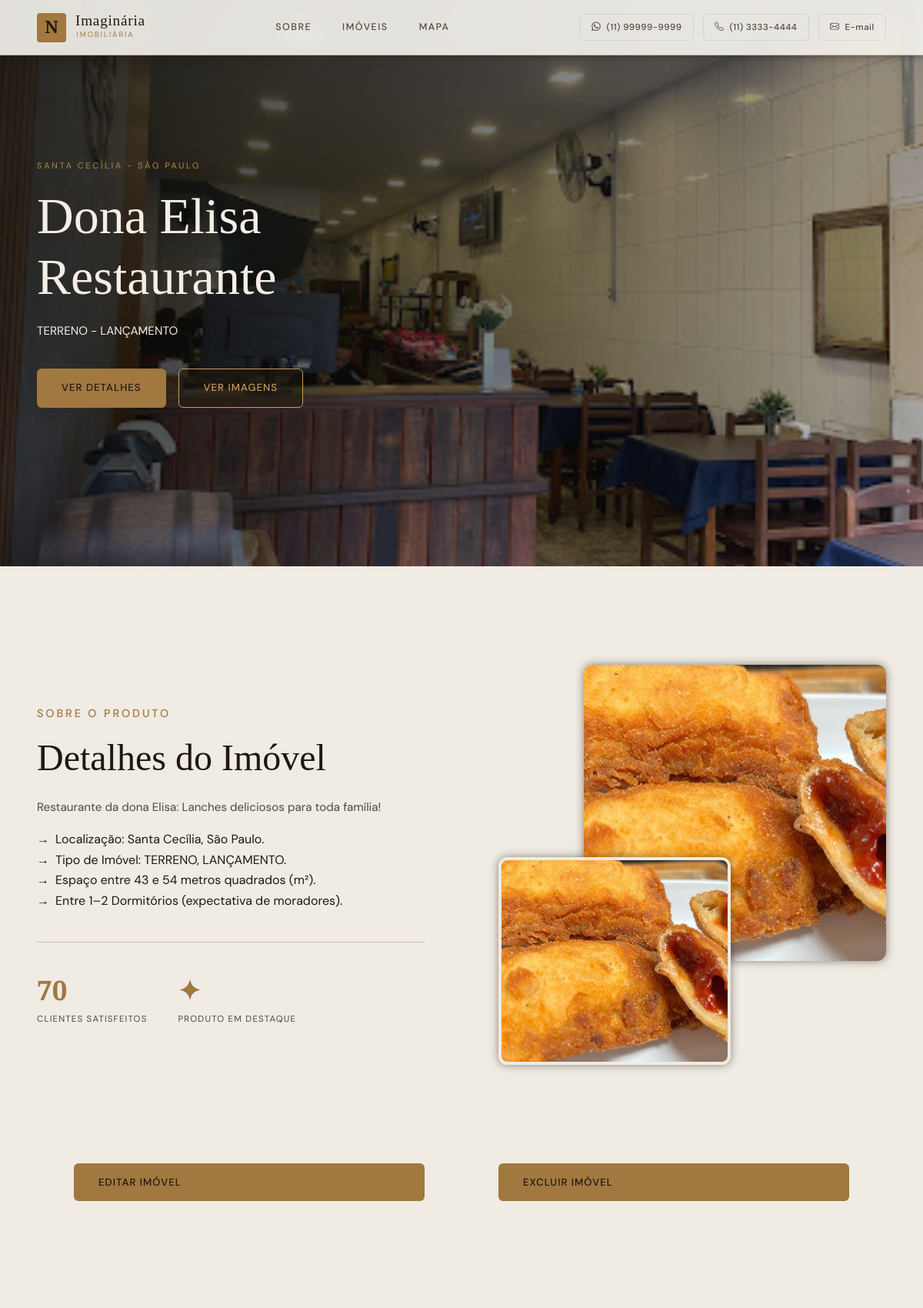
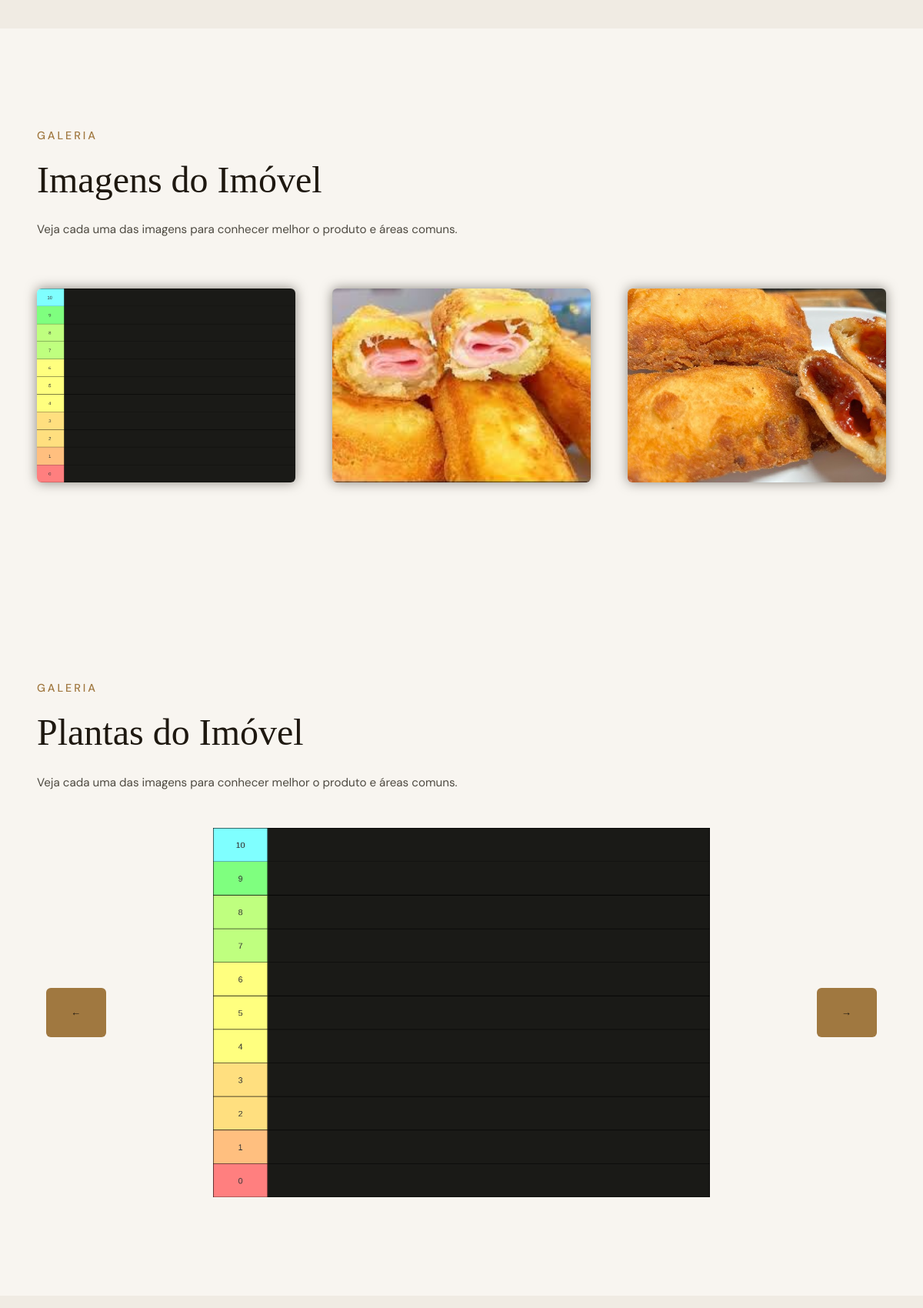
The page /ad_11min_k/imoveis/dona-elisa-restaurante (signed in, upper part) on the database its author committed (2 pictures, top to bottom).
### models.py (models this page shows, shortened)
class ImagensImovel(db.Model):
    __tablename__ = 'imagens_imovel'
    id = db.Column(db.Integer, primary_key=True)
    imovel_id = db.Column(db.Integer, db.ForeignKey('imoveis.id'), nullable=False)
    caminho_da_imagem_principal = db.Column(db.String(255), nullable=False)
    caminho_da_imagem_de_fachada1 = db.Column(db.String(255), nullable=False)
    caminho_da_imagem_de_fachada2 = db.Column(db.String(255), nullable=False)

class Imovel(db.Model):
    __tablename__ = 'imoveis'
    id = db.Column(db.Integer, primary_key=True)
    nome = db.Column(db.String(50), nullable=False)
    slug = db.Column(db.String(50), nullable=True)
    descricao = db.Column(db.String(500), nullable=False)
    tipo_de_produto = db.Column(db.Enum(TipoDeProduto), nullable=False)
    status = db.Column(db.Enum(Status), nullable=False)
    esta_visivel = db.Column(db.Boolean, default=True)
    esta_em_destaque = db.Column(db.Boolean, default=False)
    preco_compra = db.Column(db.Numeric(15, 2), nullable=True)
    preco_aluguel = db.Column(db.Numeric(12, 2), nullable=True)
    condominio = db.Column(db.Numeric(12, 2), default=0.0, nullable=True)
    iptu = db.Column(db.Numeric(12, 2), default=0.0, nullable=True)
    menor_area_em_metros_quadrados = db.Column(db.SmallInteger, nullable=False)
    maior_area_em_metros_quadrados = db.Column(db.SmallInteger, nullable=False)
    menor_quantidade_de_dormitorios = db.Column(db.SmallInteger, default=0)
    maior_quantidade_de_dormitorios = db.Column(db.SmallInteger, default=0)
    cidade = db.Column(db.String(100), nullable=False)
    bairro = db.Column(db.String(100), nullable=False)
    endereco = db.Column(db.String(255), nullable=False)
    cep = db.Column(db.String(10), nullable=False)
    numero = db.Column(db.String(10), nullable=False)
    metros_ate_o_metro_mais_proximo = db.Column(db.Integer, default=10000)
    imagens_principais_do_produto = db.relationship('ImagensImovel', backref="imovel", lazy=True, cascade="all, delete-orphan")
    imagens_do_produto = db.relationship('ImagemComDescricao', back_populates='imovel_rel_imagem', lazy=True, cascade="all, delete-orphan")
    plantas_do_produto = db.relationship('PlantaComDescricao', back_populates='imovel_rel_planta', lazy=True, cascade="all, delete-orphan")

class ImagemComDescricao(db.Model):
    id = db.Column(db.Integer, primary_key=True)
    imovel_id = db.Column(db.Integer, db.ForeignKey('imoveis.id'), nullable=False)
    imovel_rel_imagem = db.relationship('Imovel', back_populates='imagens_do_produto')
    caminho = db.Column(db.String(255), nullable=False)
    descricao = db.Column(db.String(50))

class PlantaComDescricao(db.Model):
    id = db.Column(db.Integer, primary_key=True)
    imovel_id = db.Column(db.Integer, db.ForeignKey('imoveis.id'), nullable=False)
    imovel_rel_planta = db.relationship('Imovel', back_populates='plantas_do_produto')
    caminho = db.Column(db.String(255), nullable=False)
    descricao = db.Column(db.String(50))

### app.py (the view)
@app.route("/ad_11min_k/imoveis/<slug_imovel>", methods=['GET'])
def mostrar_imovel_admin(slug_imovel):
    imovel = Imovel.query.filter_by(slug=slug_imovel).first_or_404()
    return render_template('info_imovel_admin.html', imovel=imovel)

### app.py (called while the page is built)
@login_manager.user_loader
def load_user(admin_id):
    return db.session.get(Admin, int(admin_id))

@app.before_request
def enforce_login_globally():
    public_endpoints = ['login', 'index', 'mostrar_imovel', 'static']
    if request.endpoint not in public_endpoints and not current_user.is_authenticated:
        return abort(404)

### templates/info_imovel_admin.html
{% with admin_access=True %}
    {% include 'partials/_info_imovel.html' %}
{% endwith %}

### templates/partials/_info_imovel.html (shortened to what this page needs)
{% extends 'base.html' %}
{% block main %}
<main>
    <section class="hero">
        <div class="hero__bg">
            {% for imagem in imovel.imagens_principais_do_produto %}
            <img class="hero__img" src="{{ url_for('static', filename=imagem.caminho_da_imagem_principal) }}" alt="Imagem Principal do Imóvel"/>
            {% endfor %}
            <div class="hero__overlay"></div>
        </div>
        <div class="hero__content">
            <p class="hero__eyebrow">{{ imovel.bairro }} - {{ imovel.cidade }}</p>
            <h1 class="hero__title">{{ imovel.nome }}<br/></h1>
            <p class="hero__sub">
                {{ imovel.tipo_de_produto.value }} - {{ imovel.status.value }}
            </p>
            <div class="hero__actions">
                <a href="#sobre" class="btn btn--primary">Ver Detalhes</a>
                <a href="#imagens" class="btn btn--ghost">Ver Imagens</a>
            </div>
        </div>
    </section>
    <section id="sobre" class="general-section-padding alt-section-background">
        <div class="general-content-with-two-columns about__inner">
            <div>
                <span class="section-label">Sobre o Produto</span>
                <h2 class="section-title">Detalhes do Imóvel</h2>
                <p>{{ imovel.descricao }}</p>
                <ul>
                    <li>Localização: {{ imovel.bairro }}, {{ imovel.cidade }}.</li>
                    <li>Tipo de Imóvel: {{ imovel.tipo_de_produto.value }}, {{ imovel.status.value }}.</li>
                    {% if imovel.menor_area_em_metros_quadrados == imovel.maior_area_em_metros_quadrados %}
                    <li>Espaço interno de {{ imovel.menor_area_em_metros_quadrados }} metros quadrados (m²).</li>
                    {% else %}
                    <li>Espaço entre {{ imovel.menor_area_em_metros_quadrados }} e {{ imovel.maior_area_em_metros_quadrados }} metros quadrados (m²).</li>
                    {% endif %}
                    {% if imovel.menor_quantidade_de_dormitorios == imovel.maior_quantidade_de_dormitorios %}
                    <li>{{ imovel.menor_quantidade_de_dormitorios }} Dormitórios (expectativa de moradores).</li>
                    {% else %}
                    <li>Entre {{ imovel.menor_quantidade_de_dormitorios }}–{{ imovel.maior_quantidade_de_dormitorios }} Dormitórios (expectativa de moradores).</li>
                    {% endif %}
                </ul>
                <div class="square-stats">
                    <div>
                        <span class="square-stats-title">70</span>
                        <span class="square-stats-text">Clientes satisfeitos</span>
                    </div>
                    {% if imovel.esta_em_destaque %}
                    <div>
                        <span class="square-stats-title">✦</span>
                        <span class="square-stats-text">Produto em Destaque</span>
                    </div>
                    {% endif %}
                </div>
            </div>
            <div class="image-stack">
                {% for imagem in imovel.imagens_principais_do_produto %}
                <img src="{{ url_for('static', filename=imagem.caminho_da_imagem_de_fachada1) }}" alt="Fachada 1 do Imóvel" class="image-stack--back"/>
                {% endfor %}
                {% for imagem in imovel.imagens_principais_do_produto %}
                <img src="{{ url_for('static', filename=imagem.caminho_da_imagem_de_fachada2) }}" alt="Fachada 2 do Imóvel" class="image-stack--front"/>
                {% endfor %}
            </div>
        </div>
        {% if admin_access == True %}
        <div class="general-content-padding general-content-with-two-columns">
            <a href="{{ url_for('editar_imovel', id_imovel=imovel.id) }}" class="btn btn--primary">Editar Imóvel</a>
            <a href="{{ url_for('deletar_imovel', slug_imovel=imovel.slug) }}" class="btn btn--primary">Excluir Imóvel</a>
        </div>
        {% endif %}
    </section>
    {% with lista_de_imagens=imovel.imagens_do_produto, titulo="Imagens do Imóvel", descricao="Veja cada uma das imagens para conhecer melhor o produto e áreas comuns."  %}
        {% include 'partials/_listar_imagens_se_existentes.html' %}
    {% endwith %}
    {% with lista_de_imagens=imovel.plantas_do_produto, titulo="Plantas do Imóvel", descricao="Veja cada uma das imagens para conhecer melhor o produto e áreas comuns."  %}
        {% include 'partials/_plantas_carrossel.html' %}
    {% endwith %}
    {% include 'partials/_map_section.html' %}
</main>
{% endblock %}

### templates/partials/_listar_imagens_se_existentes.html (shortened to what this page needs)
{% if lista_de_imagens | length != 0 %}
<section id="imagens" class="general-section-padding general-section-background">
    <div class="general-content">
        <span class="section-label">galeria</span>
        <h2 class="section-title">{{ titulo }}</h2>
        <p>{{ descricao }}</p>
    </div>
    <div class="general-image-list-with-adaptable-columns">
        {% for imagem in lista_de_imagens %}
        <div class="alt-card">
            <img src="{{ url_for('static', filename=imagem.caminho) }}" alt="{{ url_for('static', filename=imagem.descricao) }}">
        </div>
        {% endfor %}
    </div>
</section>
{% endif %}

### templates/partials/_plantas_carrossel.html (shortened to what this page needs)
{% if lista_de_imagens | length != 0 %}
<section id="imagens" class="general-section-background general-section-padding">
    <div class="general-content">
        <span class="section-label">galeria</span>
        <h2 class="section-title">{{ titulo }}</h2>
        <p>{{ descricao }}</p>
    </div>
    <div class="plantas-carrossel general-content">
        <div class="plantas-carrossel-track" id="plantasCarrosselTrack">
            {% for imagem in lista_de_imagens %}
            <div class="plantas-carrossel-slide">
              <img src="{{ url_for('static', filename=imagem.caminho) }}" alt="{{ imagem.descricao }}">
            </div>
            {% endfor %}
        </div>
        <button class="plantas-carrossel-btn btn btn--simple prev">&#8592;</button>
        <button class="plantas-carrossel-btn btn btn--simple next">&#8594;</button>
    </div>
</section>
{% endif %}

### rows shown on the page
ImagensImovel: caminho_da_imagem_principal (picture), caminho_da_imagem_de_fachada1 (picture), caminho_da_imagem_de_fachada2 (picture)
Imovel: bairro "SANTA CECÍLIA", cidade "SÃO PAULO", nome "Dona Elisa Restaurante", tipo_de_produto.value "TERRENO", status.value "LANÇAMENTO", descricao "Restaurante da dona Elisa: Lanches deliciosos para toda família!", bairro "Santa Cecília", cidade "São Paulo", menor_area_em_metros_quadrados "43", maior_area_em_metros_quadrados "54", menor_quantidade_de_dormitorios "1", maior_quantidade_de_dormitorios "2"
ImagemComDescricao: caminho (picture)
ImagemComDescricao: caminho (picture)
ImagemComDescricao: caminho (picture)
PlantaComDescricao: caminho (picture)

### other values the page prints
{{ titulo }} "Imagens do Imóvel"
{{ descricao }} "Veja cada uma das imagens para conhecer melhor o produto e áreas comuns."
{{ titulo }} "Plantas do Imóvel"
